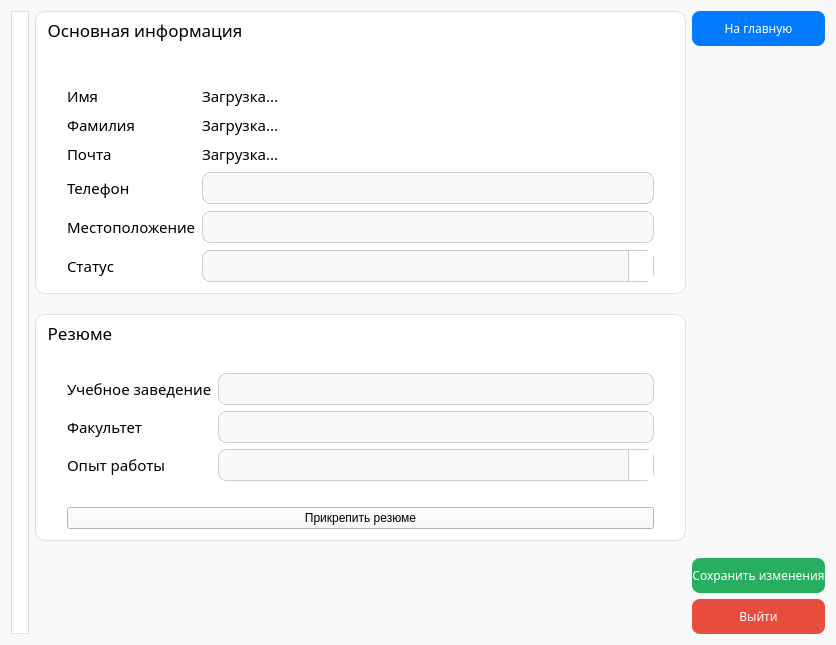
<?xml version="1.0" encoding="UTF-8"?>
<ui version="4.0">
 <class>ProfilePageForCandidate</class>
 <widget class="QWidget" name="ProfilePageForCandidate">
  <property name="geometry">
   <rect>
    <x>0</x>
    <y>0</y>
    <width>836</width>
    <height>645</height>
   </rect>
  </property>
  <property name="windowTitle">
   <string>Form</string>
  </property>
  <property name="styleSheet">
   <string notr="true">QWidget {
	
	background-color: rgb(249, 249, 249);
}</string>
  </property>
  <layout class="QGridLayout" name="gridLayout_4">
   <item row="0" column="0">
    <layout class="QGridLayout" name="gridLayout_3">
     <item row="0" column="1">
      <layout class="QVBoxLayout" name="verticalLayout_4">
       <property name="spacing">
        <number>20</number>
       </property>
       <item>
        <widget class="QGroupBox" name="basicInfoGroup">
         <property name="font">
          <font>
           <family>Golos Text Medium</family>
           <pointsize>13</pointsize>
          </font>
         </property>
         <property name="styleSheet">
          <string notr="true">QGroupBox::title {
	color: black;
    left: 10px;
    top: 7px;
}
QGroupBox {
    border: 1px solid #e0e0e0;
	border-radius: 10px;
    background-color: white;
}
</string>
         </property>
         <property name="title">
          <string>Основная информация</string>
         </property>
         <layout class="QGridLayout" name="gridLayout">
          <item row="1" column="1">
           <layout class="QFormLayout" name="formLayout">
            <property name="verticalSpacing">
             <number>7</number>
            </property>
            <item row="0" column="0">
             <widget class="QLabel" name="nameLabel">
              <property name="font">
               <font>
                <family>Golos Text</family>
                <pointsize>11</pointsize>
               </font>
              </property>
              <property name="styleSheet">
               <string notr="true">QLabel {
	color: black;
	background-color: rgb(255, 255, 255);
}</string>
              </property>
              <property name="text">
               <string>Имя</string>
              </property>
             </widget>
            </item>
            <item row="0" column="1">
             <widget class="QLabel" name="nameEdit">
              <property name="font">
               <font>
                <family>Golos Text</family>
                <pointsize>11</pointsize>
               </font>
              </property>
              <property name="styleSheet">
               <string notr="true">QLabel {
	color: black;
	background-color: rgb(255, 255, 255);
}</string>
              </property>
              <property name="text">
               <string>Загрузка...</string>
              </property>
             </widget>
            </item>
            <item row="1" column="0">
             <widget class="QLabel" name="surnameLabel">
              <property name="font">
               <font>
                <family>Golos Text</family>
                <pointsize>11</pointsize>
               </font>
              </property>
              <property name="styleSheet">
               <string notr="true">QLabel {
	color: black;
	background-color: rgb(255, 255, 255);
}</string>
              </property>
              <property name="text">
               <string>Фамилия</string>
              </property>
             </widget>
            </item>
            <item row="2" column="0">
             <widget class="QLabel" name="emailLabel">
              <property name="font">
               <font>
                <family>Golos Text</family>
                <pointsize>11</pointsize>
               </font>
              </property>
              <property name="styleSheet">
               <string notr="true">QLabel {
	color: black;
	background-color: rgb(255, 255, 255);
}</string>
              </property>
              <property name="text">
               <string>Почта</string>
              </property>
             </widget>
            </item>
            <item row="2" column="1">
             <widget class="QLabel" name="emailEdit">
              <property name="font">
               <font>
                <family>Golos Text</family>
                <pointsize>11</pointsize>
               </font>
              </property>
              <property name="styleSheet">
               <string notr="true">QLabel {
	color: black;
	background-color: rgb(255, 255, 255);
}</string>
              </property>
              <property name="text">
               <string>Загрузка...</string>
              </property>
             </widget>
            </item>
            <item row="3" column="0">
             <widget class="QLabel" name="phoneLabel">
              <property name="font">
               <font>
                <family>Golos Text</family>
                <pointsize>11</pointsize>
               </font>
              </property>
              <property name="styleSheet">
               <string notr="true">QLabel {
	color: black;
	background-color: rgb(255, 255, 255);
}</string>
              </property>
              <property name="text">
               <string>Телефон</string>
              </property>
             </widget>
            </item>
            <item row="3" column="1">
             <widget class="QLineEdit" name="phoneEdit">
              <property name="sizePolicy">
               <sizepolicy hsizetype="Expanding" vsizetype="Fixed">
                <horstretch>0</horstretch>
                <verstretch>0</verstretch>
               </sizepolicy>
              </property>
              <property name="minimumSize">
               <size>
                <width>0</width>
                <height>0</height>
               </size>
              </property>
              <property name="styleSheet">
               <string notr="true">QLineEdit {
    border: 1px solid #ccc;
    border-radius: 8px;
    padding: 6px 12px;
    background-color: #f9f9f9;
    font-size: 14px;
color: black;
}</string>
              </property>
             </widget>
            </item>
            <item row="4" column="0">
             <widget class="QLabel" name="placeLabel">
              <property name="font">
               <font>
                <family>Golos Text</family>
                <pointsize>11</pointsize>
               </font>
              </property>
              <property name="styleSheet">
               <string notr="true">QLabel {
	color: black;
	background-color: rgb(255, 255, 255);
}</string>
              </property>
              <property name="text">
               <string>Местоположение</string>
              </property>
             </widget>
            </item>
            <item row="4" column="1">
             <widget class="QLineEdit" name="placeEdit">
              <property name="styleSheet">
               <string notr="true">QLineEdit {
    border: 1px solid #ccc;
    border-radius: 8px;
    padding: 6px 12px;
    background-color: #f9f9f9;
    font-size: 14px;
color: black;
}</string>
              </property>
             </widget>
            </item>
            <item row="5" column="0">
             <widget class="QLabel" name="statusLabel">
              <property name="font">
               <font>
                <family>Golos Text</family>
                <pointsize>11</pointsize>
               </font>
              </property>
              <property name="styleSheet">
               <string notr="true">QLabel {
	color: black;
	background-color: rgb(255, 255, 255);
}</string>
              </property>
              <property name="text">
               <string>Статус</string>
              </property>
             </widget>
            </item>
            <item row="5" column="1">
             <widget class="QComboBox" name="statusCombo">
              <property name="styleSheet">
               <string notr="true">QComboBox {
    border: 1px solid #ccc;
    border-radius: 8px;
    padding: 6px 12px;
    background-color: #f9f9f9;
    font-size: 14px;
	color: black;
}
QComboBox QAbstractItemView {
    background-color: white;
    color: black;
    selection-background-color: white;
    selection-color: black;
    border: 1px solid #ccc;
    font-size: 14px;

}
QComboBox::down-arrow {
    
	image: url(:/caret-down.png);
    width: 12px;
    height: 12px;
background-color: white;
}
QComboBox::drop-down {
    subcontrol-origin: padding;
    subcontrol-position: top right;
    width: 24px;
    border-left: 1px solid #ccc;
background-color: white;
}</string>
              </property>
             </widget>
            </item>
            <item row="1" column="1">
             <widget class="QLabel" name="surnameEdit">
              <property name="font">
               <font>
                <family>Golos Text</family>
                <pointsize>11</pointsize>
               </font>
              </property>
              <property name="styleSheet">
               <string notr="true">QLabel {
	color: black;
	background-color: rgb(255, 255, 255);
}</string>
              </property>
              <property name="text">
               <string>Загрузка...</string>
              </property>
             </widget>
            </item>
           </layout>
          </item>
          <item row="1" column="0">
           <spacer name="horizontalSpacer">
            <property name="orientation">
             <enum>Qt::Orientation::Horizontal</enum>
            </property>
            <property name="sizeType">
             <enum>QSizePolicy::Policy::Fixed</enum>
            </property>
            <property name="sizeHint" stdset="0">
             <size>
              <width>20</width>
              <height>20</height>
             </size>
            </property>
           </spacer>
          </item>
          <item row="0" column="1">
           <spacer name="verticalSpacer_3">
            <property name="orientation">
             <enum>Qt::Orientation::Vertical</enum>
            </property>
            <property name="sizeType">
             <enum>QSizePolicy::Policy::Fixed</enum>
            </property>
            <property name="sizeHint" stdset="0">
             <size>
              <width>20</width>
              <height>35</height>
             </size>
            </property>
           </spacer>
          </item>
          <item row="1" column="2">
           <spacer name="horizontalSpacer_2">
            <property name="orientation">
             <enum>Qt::Orientation::Horizontal</enum>
            </property>
            <property name="sizeType">
             <enum>QSizePolicy::Policy::Fixed</enum>
            </property>
            <property name="sizeHint" stdset="0">
             <size>
              <width>20</width>
              <height>20</height>
             </size>
            </property>
           </spacer>
          </item>
         </layout>
        </widget>
       </item>
       <item>
        <widget class="QGroupBox" name="resumeGroup">
         <property name="sizePolicy">
          <sizepolicy hsizetype="Preferred" vsizetype="Preferred">
           <horstretch>0</horstretch>
           <verstretch>0</verstretch>
          </sizepolicy>
         </property>
         <property name="minimumSize">
          <size>
           <width>0</width>
           <height>0</height>
          </size>
         </property>
         <property name="maximumSize">
          <size>
           <width>100000</width>
           <height>10000</height>
          </size>
         </property>
         <property name="font">
          <font>
           <family>Golos Text Medium</family>
           <pointsize>13</pointsize>
          </font>
         </property>
         <property name="styleSheet">
          <string notr="true">QGroupBox::title {
	color: black;
    left: 10px;
    top: 7px;
}
QGroupBox {
    border: 1px solid #e0e0e0;
	border-radius: 10px;
    background-color: white;
}
</string>
         </property>
         <property name="title">
          <string>Резюме</string>
         </property>
         <layout class="QGridLayout" name="gridLayout_2">
          <item row="1" column="2">
           <spacer name="horizontalSpacer_4">
            <property name="orientation">
             <enum>Qt::Orientation::Horizontal</enum>
            </property>
            <property name="sizeType">
             <enum>QSizePolicy::Policy::Fixed</enum>
            </property>
            <property name="sizeHint" stdset="0">
             <size>
              <width>20</width>
              <height>20</height>
             </size>
            </property>
           </spacer>
          </item>
          <item row="0" column="1">
           <spacer name="verticalSpacer_4">
            <property name="orientation">
             <enum>Qt::Orientation::Vertical</enum>
            </property>
            <property name="sizeType">
             <enum>QSizePolicy::Policy::Fixed</enum>
            </property>
            <property name="sizeHint" stdset="0">
             <size>
              <width>20</width>
              <height>20</height>
             </size>
            </property>
           </spacer>
          </item>
          <item row="1" column="0">
           <spacer name="horizontalSpacer_3">
            <property name="orientation">
             <enum>Qt::Orientation::Horizontal</enum>
            </property>
            <property name="sizeType">
             <enum>QSizePolicy::Policy::Fixed</enum>
            </property>
            <property name="sizeHint" stdset="0">
             <size>
              <width>20</width>
              <height>20</height>
             </size>
            </property>
           </spacer>
          </item>
          <item row="3" column="1">
           <spacer name="verticalSpacer_5">
            <property name="orientation">
             <enum>Qt::Orientation::Vertical</enum>
            </property>
            <property name="sizeType">
             <enum>QSizePolicy::Policy::Fixed</enum>
            </property>
            <property name="sizeHint" stdset="0">
             <size>
              <width>20</width>
              <height>20</height>
             </size>
            </property>
           </spacer>
          </item>
          <item row="1" column="1">
           <layout class="QHBoxLayout" name="horizontalLayout">
            <item>
             <layout class="QVBoxLayout" name="verticalLayout_2">
              <item>
               <widget class="QLabel" name="universityLabel">
                <property name="font">
                 <font>
                  <family>Golos Text</family>
                  <pointsize>11</pointsize>
                 </font>
                </property>
                <property name="styleSheet">
                 <string notr="true">QLabel {
	color: black;
	background-color: rgb(255, 255, 255);
}</string>
                </property>
                <property name="text">
                 <string>Учебное заведение</string>
                </property>
               </widget>
              </item>
              <item>
               <widget class="QLabel" name="facultyLabel">
                <property name="font">
                 <font>
                  <family>Golos Text</family>
                  <pointsize>11</pointsize>
                 </font>
                </property>
                <property name="styleSheet">
                 <string notr="true">QLabel {
	color: black;
	background-color: rgb(255, 255, 255);
}</string>
                </property>
                <property name="text">
                 <string>Факультет</string>
                </property>
               </widget>
              </item>
              <item>
               <widget class="QLabel" name="experienceLabel">
                <property name="font">
                 <font>
                  <family>Golos Text</family>
                  <pointsize>11</pointsize>
                 </font>
                </property>
                <property name="styleSheet">
                 <string notr="true">QLabel {
	color: black;
	background-color: rgb(255, 255, 255);
}</string>
                </property>
                <property name="text">
                 <string>Опыт работы</string>
                </property>
               </widget>
              </item>
             </layout>
            </item>
            <item>
             <layout class="QVBoxLayout" name="verticalLayout_3">
              <item>
               <widget class="QLineEdit" name="universityEdit">
                <property name="styleSheet">
                 <string notr="true">QLineEdit {
    border: 1px solid #ccc;
    border-radius: 8px;
    padding: 6px 12px;
    background-color: #f9f9f9;
    font-size: 14px;
color: black;
}</string>
                </property>
               </widget>
              </item>
              <item>
               <widget class="QLineEdit" name="facultyEdit">
                <property name="styleSheet">
                 <string notr="true">QLineEdit {
    border: 1px solid #ccc;
    border-radius: 8px;
    padding: 6px 12px;
    background-color: #f9f9f9;
    font-size: 14px;
color: black;
}</string>
                </property>
               </widget>
              </item>
              <item>
               <widget class="QComboBox" name="experinceCombo">
                <property name="styleSheet">
                 <string notr="true">QComboBox {
    border: 1px solid #ccc;
    border-radius: 8px;
    padding: 6px 12px;
    background-color: #f9f9f9;
    font-size: 14px;
	color: black;
}
QComboBox QAbstractItemView {
    background-color: white;
    color: black;
    selection-background-color: white;
    selection-color: black;
    border: 1px solid #ccc;
    font-size: 14px;

}
QComboBox::down-arrow {
    
	image: url(:/caret-down.png);
    width: 12px;
    height: 12px;
background-color: white;
}
QComboBox::drop-down {
    subcontrol-origin: padding;
    subcontrol-position: top right;
    width: 24px;
    border-left: 1px solid #ccc;
background-color: white;
}</string>
                </property>
               </widget>
              </item>
             </layout>
            </item>
           </layout>
          </item>
          <item row="4" column="1">
           <widget class="QPushButton" name="resumeButton">
            <property name="text">
             <string>Прикрепить резюме</string>
            </property>
           </widget>
          </item>
         </layout>
        </widget>
       </item>
       <item>
        <spacer name="verticalSpacer_6">
         <property name="orientation">
          <enum>Qt::Orientation::Vertical</enum>
         </property>
         <property name="sizeHint" stdset="0">
          <size>
           <width>20</width>
           <height>40</height>
          </size>
         </property>
        </spacer>
       </item>
      </layout>
     </item>
     <item row="0" column="2">
      <layout class="QVBoxLayout" name="verticalLayout_5">
       <item>
        <widget class="QPushButton" name="homepagePB">
         <property name="minimumSize">
          <size>
           <width>0</width>
           <height>35</height>
          </size>
         </property>
         <property name="font">
          <font>
           <family>Golos Text</family>
          </font>
         </property>
         <property name="styleSheet">
          <string notr="true">QPushButton {
    background-color: #007bff;
    color: white;
    border: none;
    border-radius: 8px;
}

QPushButton:hover {
    background-color: #005ecb;
}</string>
         </property>
         <property name="text">
          <string>На главную</string>
         </property>
        </widget>
       </item>
       <item>
        <spacer name="verticalSpacer_7">
         <property name="orientation">
          <enum>Qt::Orientation::Vertical</enum>
         </property>
         <property name="sizeHint" stdset="0">
          <size>
           <width>20</width>
           <height>40</height>
          </size>
         </property>
        </spacer>
       </item>
       <item>
        <widget class="QPushButton" name="saveButton">
         <property name="minimumSize">
          <size>
           <width>0</width>
           <height>35</height>
          </size>
         </property>
         <property name="maximumSize">
          <size>
           <width>16777215</width>
           <height>35</height>
          </size>
         </property>
         <property name="font">
          <font>
           <family>Golos Text</family>
          </font>
         </property>
         <property name="styleSheet">
          <string notr="true">QPushButton {
    background-color: #27AE60;
    color: white;
    border: none;
    border-radius: 8px;
}

QPushButton:hover {
    background-color: #218838; /* затемнение */
}</string>
         </property>
         <property name="text">
          <string>Сохранить изменения</string>
         </property>
        </widget>
       </item>
       <item>
        <widget class="QPushButton" name="logoutPB">
         <property name="minimumSize">
          <size>
           <width>0</width>
           <height>35</height>
          </size>
         </property>
         <property name="font">
          <font>
           <family>Golos Text</family>
          </font>
         </property>
         <property name="styleSheet">
          <string notr="true">QPushButton {
    background-color: #E74C3C;
    color: white;
    border: none;
    border-radius: 8px;
}
QPushButton:hover {
    background-color: #c82333; /* затемнение */
}</string>
         </property>
         <property name="text">
          <string>Выйти</string>
         </property>
        </widget>
       </item>
      </layout>
     </item>
     <item row="0" column="0">
      <widget class="QWidget" name="notificationsWidget" native="true">
       <property name="styleSheet">
        <string notr="true">QWidget {
    border: 1px solid #e0e0e0;
	border-radius: 10px;
    background-color: white;
}
</string>
       </property>
       <layout class="QVBoxLayout" name="verticalLayout"/>
      </widget>
     </item>
    </layout>
   </item>
  </layout>
 </widget>
 <resources/>
 <connections/>
</ui>
